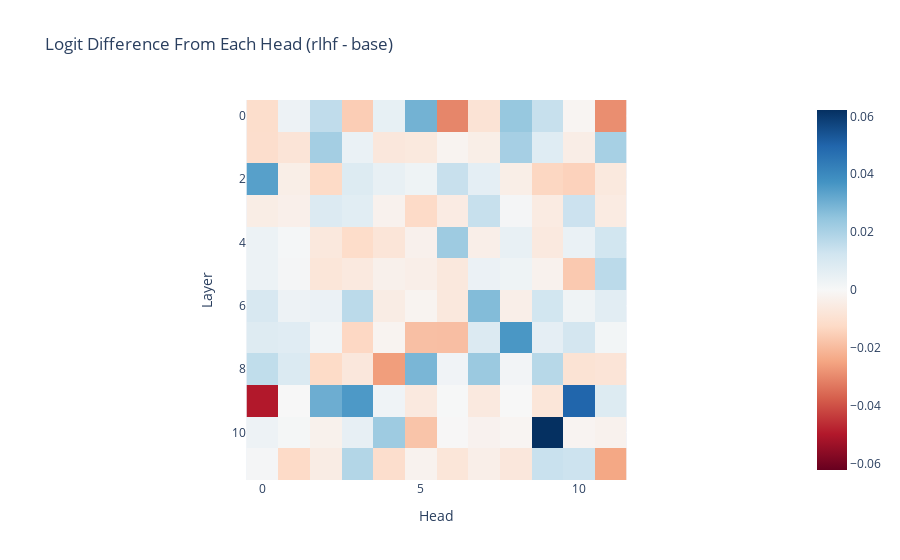
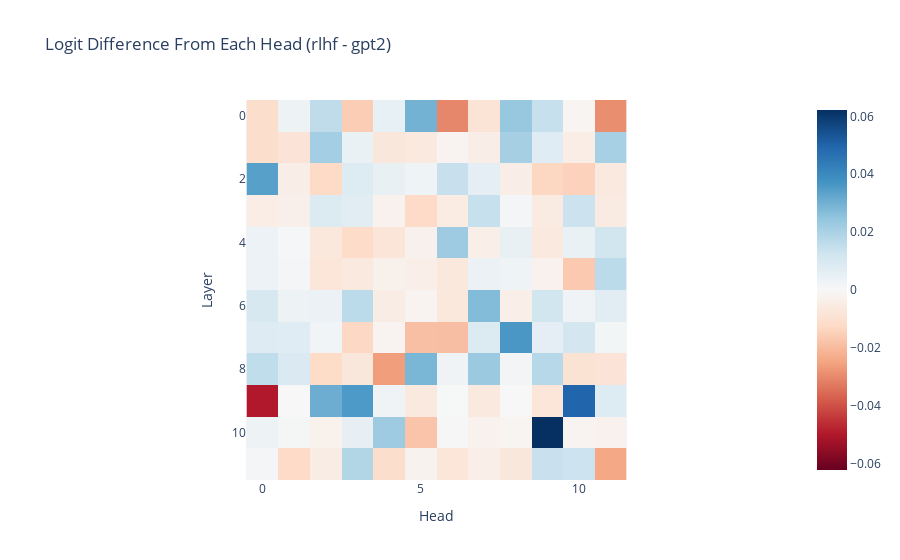

Here is the notebook cell these charts were saved with, in order:
### Code cell
per_head_residual_gpt2, labels = base_cache.stack_head_results(layer=-1, pos_slice=-1, return_labels=True)
per_head_logit_diffs_gpt2 = residual_stack_to_logit_diff(per_head_residual_gpt2, base_cache)
per_head_logit_diffs_gpt2 = einops.rearrange(per_head_logit_diffs_gpt2, "(layer head_index) -> layer head_index", layer=rlhf_model.cfg.n_layers, head_index=rlhf_model.cfg.n_heads)

per_head_residual_base, labels = base_cache.stack_head_results(layer=-1, pos_slice=-1, return_labels=True)
per_head_logit_diffs_base = residual_stack_to_logit_diff(per_head_residual_base, base_cache)
per_head_logit_diffs_base = einops.rearrange(per_head_logit_diffs_base, "(layer head_index) -> layer head_index", layer=rlhf_model.cfg.n_layers, head_index=rlhf_model.cfg.n_heads)

per_head_residual_rlhf, labels = rlhf_cache.stack_head_results(layer=-1, pos_slice=-1, return_labels=True)
per_head_logit_diffs_rlhf = residual_stack_to_logit_diff(per_head_residual_rlhf, rlhf_cache)
per_head_logit_diffs_rlhf = einops.rearrange(per_head_logit_diffs_rlhf, "(layer head_index) -> layer head_index", layer=rlhf_model.cfg.n_layers, head_index=rlhf_model.cfg.n_heads)

per_head_model_diffs_1 = per_head_logit_diffs_rlhf - per_head_logit_diffs_base
per_head_model_diffs_2 = per_head_logit_diffs_rlhf - per_head_logit_diffs_gpt2

imshow(per_head_model_diffs_1, xaxis="Head", yaxis="Layer", title="Logit Difference From Each Head (rlhf - base)")

imshow(per_head_model_diffs_2, xaxis="Head", yaxis="Layer", title="Logit Difference From Each Head (rlhf - gpt2)")

### Figure 1 — Plotly figure (JSON) as saved in the notebook; plotly's stock layout.template omitted (floating-point values rounded to 4 significant figures; data arrays with more than 128 entries replaced by an {"elided": "..."} marker saying what was removed)
{"data": [{"coloraxis": "coloraxis", "hovertemplate": "Head: %{x}<br>Layer: %{y}<br>color: %{z}<extra></extra>", "name": "0", "type": "heatmap", "xaxis": "x", "yaxis": "y", "z": {"elided": "12x12 float values"}}], "layout": {"coloraxis": {"cmid": 0, "colorscale": [[0, "rgb(103,0,31)"], [0.1, "rgb(178,24,43)"], [0.2, "rgb(214,96,77)"], [0.3, "rgb(244,165,130)"], [0.4, "rgb(253,219,199)"], [0.5, "rgb(247,247,247)"], [0.6, "rgb(209,229,240)"], [0.7, "rgb(146,197,222)"], [0.8, "rgb(67,147,195)"], [0.9, "rgb(33,102,172)"], [1, "rgb(5,48,97)"]]}, "title": {"text": "Logit Difference From Each Head (rlhf - base)"}, "xaxis": {"anchor": "y", "constrain": "domain", "domain": [0, 1], "scaleanchor": "y", "title": {"text": "Head"}}, "yaxis": {"anchor": "x", "autorange": "reversed", "constrain": "domain", "domain": [0, 1], "title": {"text": "Layer"}}}}

### Figure 2 — Plotly figure (JSON) as saved in the notebook; plotly's stock layout.template omitted (floating-point values rounded to 4 significant figures; data arrays with more than 128 entries replaced by an {"elided": "..."} marker saying what was removed)
{"data": [{"coloraxis": "coloraxis", "hovertemplate": "Head: %{x}<br>Layer: %{y}<br>color: %{z}<extra></extra>", "name": "0", "type": "heatmap", "xaxis": "x", "yaxis": "y", "z": {"elided": "12x12 float values"}}], "layout": {"coloraxis": {"cmid": 0, "colorscale": [[0, "rgb(103,0,31)"], [0.1, "rgb(178,24,43)"], [0.2, "rgb(214,96,77)"], [0.3, "rgb(244,165,130)"], [0.4, "rgb(253,219,199)"], [0.5, "rgb(247,247,247)"], [0.6, "rgb(209,229,240)"], [0.7, "rgb(146,197,222)"], [0.8, "rgb(67,147,195)"], [0.9, "rgb(33,102,172)"], [1, "rgb(5,48,97)"]]}, "title": {"text": "Logit Difference From Each Head (rlhf - gpt2)"}, "xaxis": {"anchor": "y", "constrain": "domain", "domain": [0, 1], "scaleanchor": "y", "title": {"text": "Head"}}, "yaxis": {"anchor": "x", "autorange": "reversed", "constrain": "domain", "domain": [0, 1], "title": {"text": "Layer"}}}}
